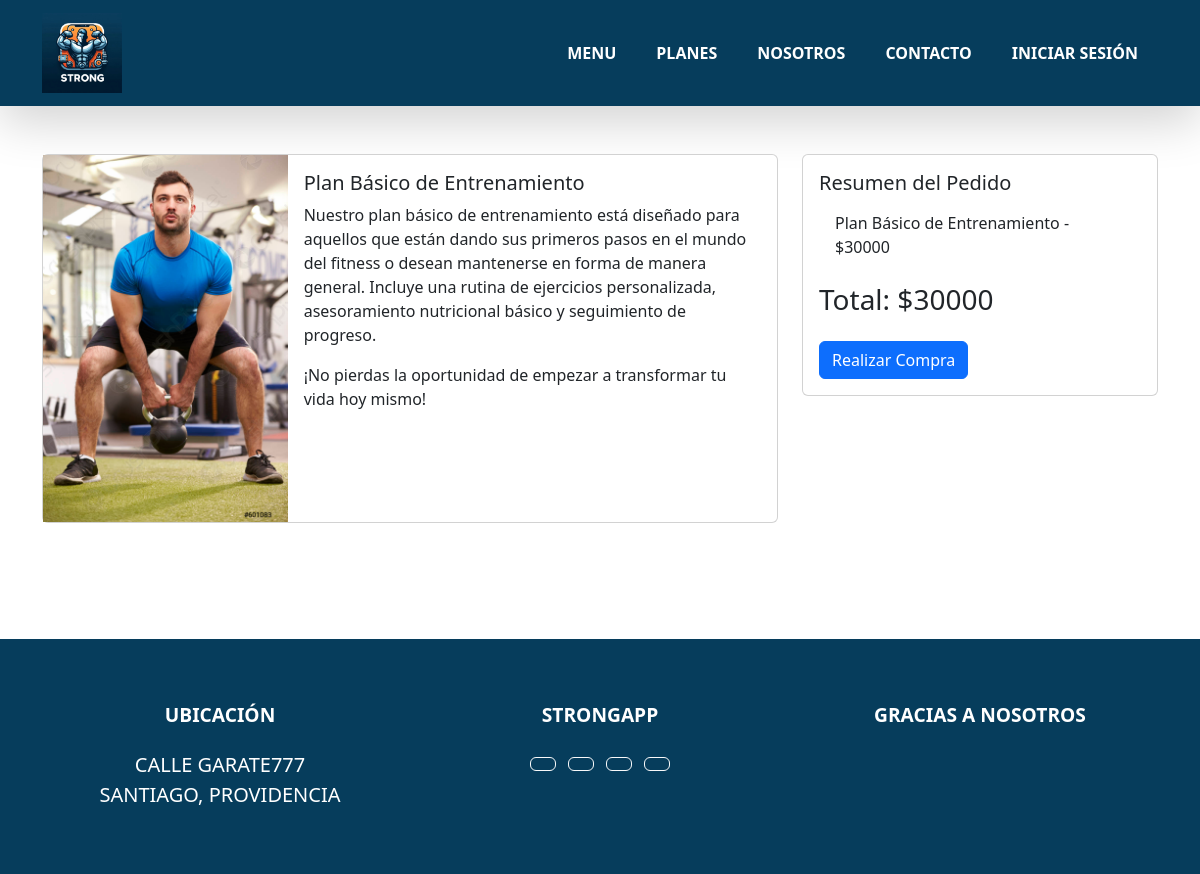
Page /Strongapp/Carrito/6 on the committed database.
### Strongapp/models.py (models this page shows)
class Plan(models.Model):
    id_plan = models.AutoField(primary_key=True)
    titulo = models.CharField(max_length=50,null=False,blank=False)
    descripcion = models.TextField(null=False,blank=False)
    descripcion2 = models.TextField(null=False,blank=False)
    precio = models.IntegerField(null=False,blank=False)
    duracion = models.CharField(max_length=50,null=False,blank=False)
    incluye = models.TextField(null=False,blank=False)
    imagen = models.CharField(max_length=100,null=False,blank=False)

### Strongapp/views.py (the view)
# urls.py: path('Carrito/<str:pk>', views.carrito, name='carrito'),
def carrito(request,pk):
    plan = Plan.objects.get(id_plan = pk)
    context = {
        'plan' : plan
    }
    return render(request,"pages/carrito.html", context)

### Strongapp/templates/pages/carrito.html (shortened to what this page needs)
<!DOCTYPE html>
<html lang="en">
<head>
    {% load static %}
    <link rel="stylesheet" href="{% static "css/style.css" %}">
    <link rel="stylesheet" href="{% static 'css/bootstrap.min.css' %}">
</head>
<body>
    {% include "base/header.html" %}
    <main class="container mt-5 mb-5">
        <div class="row">
            {% if plan %}
            <div class="col-md-8">
                <div class="card mb-3">
                    <div class="row g-0">
                        <div class="col-md-4">
                            <img src="{% static 'img/' %}{{plan.imagen}}" alt="Plan Básico de Entrenamiento" class="img-fluid">
                        </div>
                        <div class="col-md-8">
                            <div class="card-body">
                                <h5 class="card-title">{{plan.titulo}}</h5>
                                <p class="card-text">{{plan.descripcion}}</p>
                                <p class="card-text">¡No pierdas la oportunidad de empezar a transformar tu vida hoy mismo!</p>
                            </div>
                        </div>
                    </div>
                </div>
            </div>
            <div class="col-md-4">
                <div class="card mb-3">
                    <div class="card-body">
                        <h5 class="card-title">Resumen del Pedido</h5>
                        <ul class="list-group list-group-flush">
                            <li class="list-group-item">{{plan.titulo}} - ${{plan.precio}}</li>
                        </ul>
                        <h3 class="mt-3">Total: ${{plan.precio}}</h3>
                        <button class="btn btn-primary mt-3">Realizar Compra</button>
                    </div>
                </div>
            </div>
            {% endif%}
        </div>
    </main>
    {% include "base/footer.html" %}
</body>
</html>

### Strongapp/static/css/style.css (style rules this page uses)
body { font-family: 'Arial', sans-serif; }

### rows in the picture
Plan: imagen (picture), titulo "Plan Básico de Entrenamiento", descripcion "Nuestro plan básico de entrenamiento está diseñado para aquellos que están dando sus primeros pasos en el mundo del fitness o desean mantenerse en forma de manera general. Incluye una rutina de ejercicios personalizada, asesoramiento nutricional básico y seguimiento de progreso.", precio "30000"
